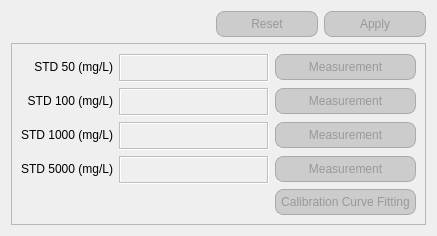
             <widget class="QWidget" name="calibration">
              <attribute name="title">
               <string>Calibration</string>
              </attribute>
              <layout class="QVBoxLayout" name="verticalLayout_3">
               <item>
                <layout class="QHBoxLayout" name="horizontalLayout_calibration" stretch="2,1,1">
                 <item>
                  <spacer name="horizontalSpacer">
                   <property name="orientation">
                    <enum>Qt::Orientation::Horizontal</enum>
                   </property>
                   <property name="sizeHint" stdset="0">
                    <size>
                     <width>40</width>
                     <height>20</height>
                    </size>
                   </property>
                  </spacer>
                 </item>
                 <item>
                  <widget class="QPushButton" name="reset_button_measurement">
                   <property name="enabled">
                    <bool>false</bool>
                   </property>
                   <property name="styleSheet">
                    <string notr="true">QPushButton {
    background-color: lightgray;
    border: 1px solid #888;
    border-radius: 8px;
    padding: 5px;
}

QPushButton:disabled {
    background-color: #cccccc;
    color: #999999;
    border: 1px solid #aaaaaa;
}
</string>
                   </property>
                   <property name="text">
                    <string>Reset</string>
                   </property>
                  </widget>
                 </item>
                 <item>
                  <widget class="QPushButton" name="apply_button_measurement">
                   <property name="enabled">
                    <bool>false</bool>
                   </property>
                   <property name="styleSheet">
                    <string notr="true">QPushButton {
    background-color: lightgray;
    border: 1px solid #888;
    border-radius: 8px;
    padding: 5px;
}

QPushButton:disabled {
    background-color: #cccccc;
    color: #999999;
    border: 1px solid #aaaaaa;
}
</string>
                   </property>
                   <property name="text">
                    <string>Apply</string>
                   </property>
                  </widget>
                 </item>
                </layout>
               </item>
               <item>
                <widget class="QFrame" name="calibration_frame">
                 <property name="enabled">
                  <bool>false</bool>
                 </property>
                 <property name="frameShape">
                  <enum>QFrame::Shape::StyledPanel</enum>
                 </property>
                 <property name="frameShadow">
                  <enum>QFrame::Shadow::Raised</enum>
                 </property>
                 <layout class="QGridLayout" name="gridLayout_2">
                  <item row="3" column="2">
                   <widget class="QPushButton" name="STD5000MeasurementButton">
                    <property name="enabled">
                     <bool>false</bool>
                    </property>
                    <property name="styleSheet">
                     <string notr="true">QPushButton {
    background-color: lightgray;
    border: 1px solid #888;
    border-radius: 8px;
    padding: 5px;
}

QPushButton:disabled {
    background-color: #cccccc;
    color: #999999;
    border: 1px solid #aaaaaa;
}
</string>
                    </property>
                    <property name="text">
                     <string>Measurement</string>
                    </property>
                   </widget>
                  </item>
                  <item row="1" column="0">
                   <widget class="QLabel" name="STD100Measurement">
                    <property name="enabled">
                     <bool>false</bool>
                    </property>
                    <property name="styleSheet">
                     <string notr="true">color: black;
</string>
                    </property>
                    <property name="text">
                     <string>STD 100 (mg/L)</string>
                    </property>
                    <property name="alignment">
                     <set>Qt::AlignmentFlag::AlignRight|Qt::AlignmentFlag::AlignTrailing|Qt::AlignmentFlag::AlignVCenter</set>
                    </property>
                   </widget>
                  </item>
                  <item row="1" column="1">
                   <widget class="QTextEdit" name="STD100ppmEditField">
                    <property name="enabled">
                     <bool>false</bool>
                    </property>
                    <property name="minimumSize">
                     <size>
                      <width>150</width>
                      <height>28</height>
                     </size>
                    </property>
                    <property name="maximumSize">
                     <size>
                      <width>150</width>
                      <height>26</height>
                     </size>
                    </property>
                    <property name="autoFillBackground">
                     <bool>false</bool>
                    </property>
                    <property name="frameShape">
                     <enum>QFrame::Shape::Box</enum>
                    </property>
                    <property name="verticalScrollBarPolicy">
                     <enum>Qt::ScrollBarPolicy::ScrollBarAsNeeded</enum>
                    </property>
                   </widget>
                  </item>
                  <item row="0" column="2">
                   <widget class="QPushButton" name="STD50MeasurementButton">
                    <property name="enabled">
                     <bool>false</bool>
                    </property>
                    <property name="styleSheet">
                     <string notr="true">QPushButton {
    background-color: lightgray;
    border: 1px solid #888;
    border-radius: 8px;
    padding: 5px;
}

QPushButton:disabled {
    background-color: #cccccc;
    color: #999999;
    border: 1px solid #aaaaaa;
}
</string>
                    </property>
                    <property name="text">
                     <string>Measurement</string>
                    </property>
                   </widget>
                  </item>
                  <item row="1" column="2">
                   <widget class="QPushButton" name="STD100MeasurementButton">
                    <property name="enabled">
                     <bool>false</bool>
                    </property>
                    <property name="styleSheet">
                     <string notr="true">QPushButton {
    background-color: lightgray;
    border: 1px solid #888;
    border-radius: 8px;
    padding: 5px;
}

QPushButton:disabled {
    background-color: #cccccc;
    color: #999999;
    border: 1px solid #aaaaaa;
}
</string>
                    </property>
                    <property name="text">
                     <string>Measurement</string>
                    </property>
                   </widget>
                  </item>
                  <item row="2" column="0">
                   <widget class="QLabel" name="STD1000Measurement">
                    <property name="enabled">
                     <bool>false</bool>
                    </property>
                    <property name="styleSheet">
                     <string notr="true">color: black;
</string>
                    </property>
                    <property name="text">
                     <string>STD 1000 (mg/L)</string>
                    </property>
                    <property name="alignment">
                     <set>Qt::AlignmentFlag::AlignRight|Qt::AlignmentFlag::AlignTrailing|Qt::AlignmentFlag::AlignVCenter</set>
                    </property>
                   </widget>
                  </item>
                  <item row="3" column="0">
                   <widget class="QLabel" name="STD5000Measurement">
                    <property name="enabled">
                     <bool>false</bool>
                    </property>
                    <property name="styleSheet">
                     <string notr="true">color: black;
</string>
                    </property>
                    <property name="text">
                     <string>STD 5000 (mg/L)</string>
                    </property>
                    <property name="alignment">
                     <set>Qt::AlignmentFlag::AlignRight|Qt::AlignmentFlag::AlignTrailing|Qt::AlignmentFlag::AlignVCenter</set>
                    </property>
                   </widget>
                  </item>
                  <item row="2" column="1">
                   <widget class="QTextEdit" name="STD1000ppmEditField">
                    <property name="enabled">
                     <bool>false</bool>
                    </property>
                    <property name="minimumSize">
                     <size>
                      <width>150</width>
                      <height>28</height>
                     </size>
                    </property>
                    <property name="maximumSize">
                     <size>
                      <width>150</width>
                      <height>26</height>
                     </size>
                    </property>
                    <property name="autoFillBackground">
                     <bool>false</bool>
                    </property>
                    <property name="frameShape">
                     <enum>QFrame::Shape::Box</enum>
                    </property>
                    <property name="verticalScrollBarPolicy">
                     <enum>Qt::ScrollBarPolicy::ScrollBarAsNeeded</enum>
                    </property>
                   </widget>
                  </item>
                  <item row="3" column="1">
                   <widget class="QTextEdit" name="STD5000ppmEditField">
                    <property name="enabled">
                     <bool>false</bool>
                    </property>
                    <property name="minimumSize">
                     <size>
                      <width>150</width>
                      <height>28</height>
                     </size>
                    </property>
                    <property name="maximumSize">
                     <size>
                      <width>150</width>
                      <height>26</height>
                     </size>
                    </property>
                    <property name="autoFillBackground">
                     <bool>false</bool>
                    </property>
                    <property name="frameShape">
                     <enum>QFrame::Shape::Box</enum>
                    </property>
                    <property name="verticalScrollBarPolicy">
                     <enum>Qt::ScrollBarPolicy::ScrollBarAsNeeded</enum>
                    </property>
                   </widget>
                  </item>
                  <item row="0" column="0">
                   <widget class="QLabel" name="STD50Measurement">
                    <property name="enabled">
                     <bool>false</bool>
                    </property>
                    <property name="styleSheet">
                     <string notr="true">color: black;
</string>
                    </property>
                    <property name="text">
                     <string>STD 50 (mg/L)</string>
                    </property>
                    <property name="alignment">
                     <set>Qt::AlignmentFlag::AlignRight|Qt::AlignmentFlag::AlignTrailing|Qt::AlignmentFlag::AlignVCenter</set>
                    </property>
                   </widget>
                  </item>
                  <item row="2" column="2">
                   <widget class="QPushButton" name="STD1000MeasurementButton">
                    <property name="enabled">
                     <bool>false</bool>
                    </property>
                    <property name="styleSheet">
                     <string notr="true">QPushButton {
    background-color: lightgray;
    border: 1px solid #888;
    border-radius: 8px;
    padding: 5px;
}

QPushButton:disabled {
    background-color: #cccccc;
    color: #999999;
    border: 1px solid #aaaaaa;
}
</string>
                    </property>
                    <property name="text">
                     <string>Measurement</string>
                    </property>
                   </widget>
                  </item>
                  <item row="4" column="2">
                   <widget class="QPushButton" name="CalibrationCurveFittingButton">
                    <property name="enabled">
                     <bool>false</bool>
                    </property>
                    <property name="styleSheet">
                     <string notr="true">QPushButton {
    background-color: lightgray;
    border: 1px solid #888;
    border-radius: 8px;
    padding: 5px;
}

QPushButton:disabled {
    background-color: #cccccc;
    color: #999999;
    border: 1px solid #aaaaaa;
}
</string>
                    </property>
                    <property name="text">
                     <string>Calibration Curve Fitting</string>
                    </property>
                   </widget>
                  </item>
                  <item row="0" column="1">
                   <widget class="QTextEdit" name="STD50ppmEditField">
                    <property name="enabled">
                     <bool>false</bool>
                    </property>
                    <property name="minimumSize">
                     <size>
                      <width>150</width>
                      <height>28</height>
                     </size>
                    </property>
                    <property name="maximumSize">
                     <size>
                      <width>150</width>
                      <height>26</height>
                     </size>
                    </property>
                    <property name="autoFillBackground">
                     <bool>false</bool>
                    </property>
                    <property name="frameShape">
                     <enum>QFrame::Shape::Box</enum>
                    </property>
                    <property name="verticalScrollBarPolicy">
                     <enum>Qt::ScrollBarPolicy::ScrollBarAsNeeded</enum>
                    </property>
                   </widget>
                  </item>
                 </layout>
                </widget>
               </item>
              </layout>
             </widget>
